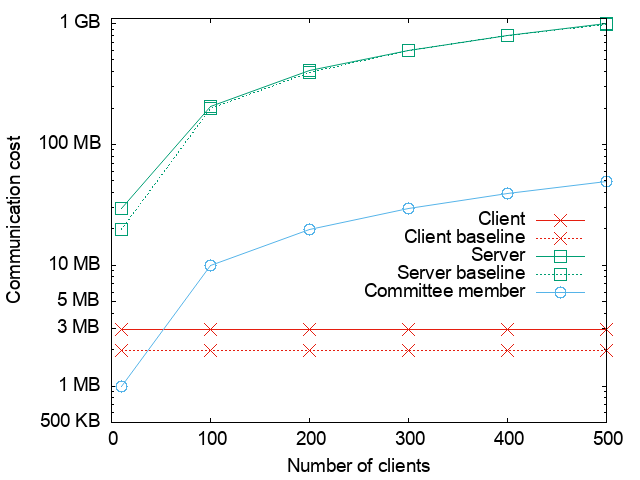

Generate this figure with gnuplot:
set terminal png font "Helvetica,14" 
set output "online_comm_committee10_p64811.png"
set datafile sep ','
set key center right Right offset 0, -2
set xlabel "Number of clients"
set ylabel "Communication cost"
set xtics 0,100,500
set ytics add ("500 KB" 0.5)
set ytics add ("1 MB" 1)
set ytics add ("3 MB" 3)
set ytics add ("5 MB" 5)
set ytics add ("10 MB" 10)
set ytics add ("100 MB" 100)
set ytics add ("1 GB" 1000)
set ytics add ("2 GB" 2000)
set log y

# x=number of clients, for committee_size=10 and p=64811
plot [0:][0.5:1101] 'online_comm.csv' every 45::19 using 1:4 title 'Client' with linespoints lc 7 pt 2 ps 2, \
             'online_comm.csv' every 45::19 using 1:7 title 'Client baseline' with linespoints lt 0 lc 7 pt 2 ps 2, \
             'online_comm.csv' every 45::19 using 1:5 title 'Server' with linespoints pt 4 ps 2 lc 2, \
             'online_comm.csv' every 45::19 using 1:8 title 'Server baseline' with linespoints lt 0 pt 4 ps 2 lc 2, \
             'online_comm.csv' every 45::19 using 1:6 title 'Committee member' with linespoints pt 6 ps 2 lc 3
